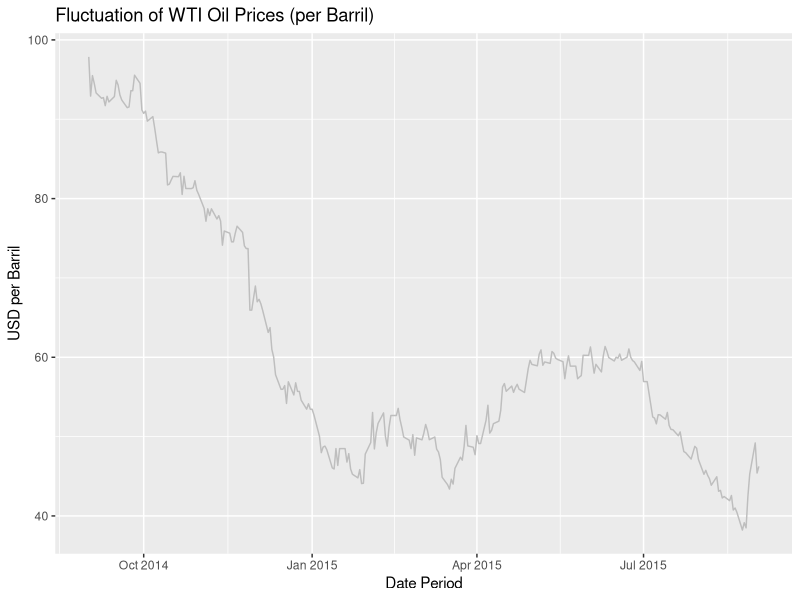
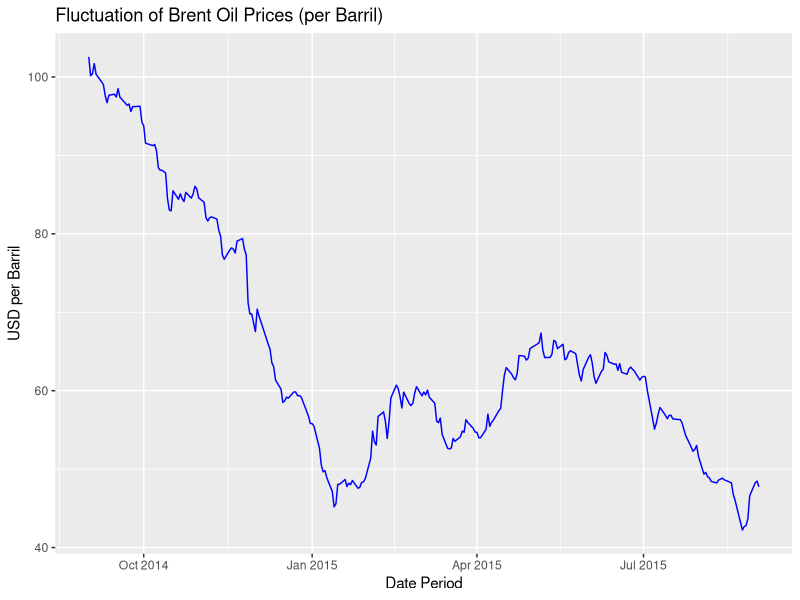
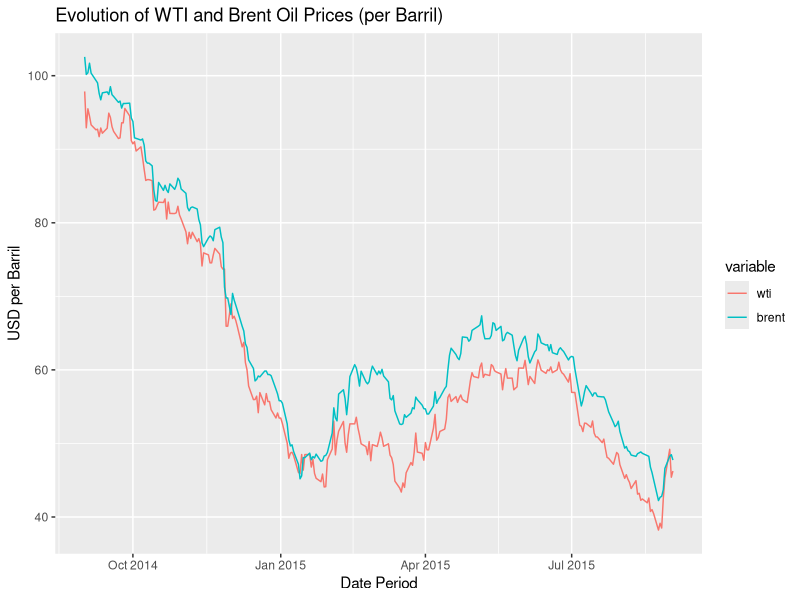
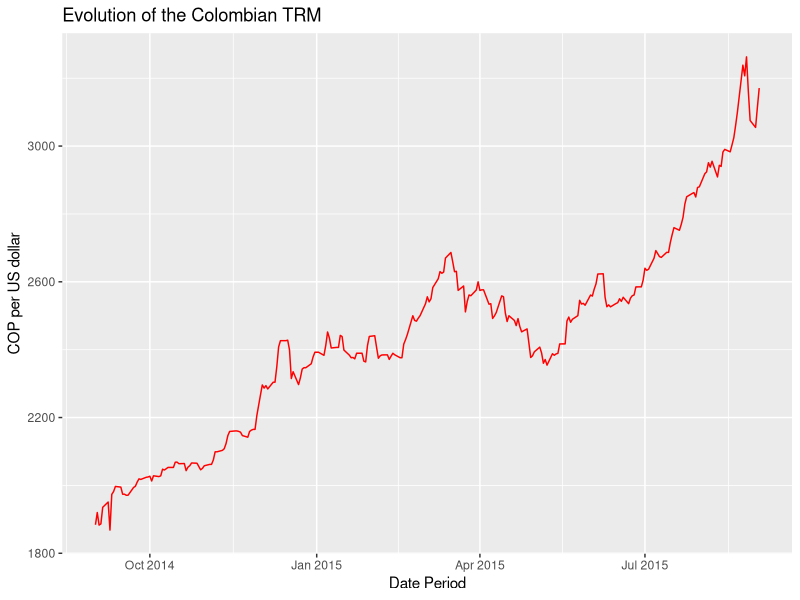
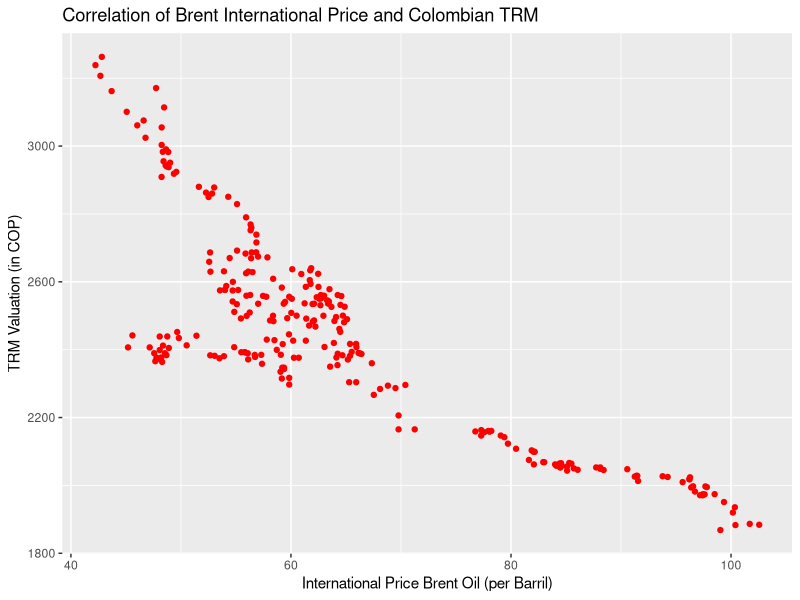

These charts were generated, in order, by the following R code:
## ---- chunk 1
library(ggplot2)
library(reshape2)
library(Hmisc)

#setwd("/home/user/project/main")
oilvscop = read.csv("oilvscop_wti_brent_numeric.csv")
oilvscop$date <- as.Date(oilvscop$date, origin = "1899-12-30")
## ---- chunk 2
summary(oilvscop)
tail(oilvscop, 20)
names(oilvscop)
## ---- chunk 3
ggplot(data=oilvscop, aes(x=date, y=wti, group=1)) + geom_line(color="gray") + labs(title="Fluctuation of WTI Oil Prices (per Barril)", x="Date Period", y="USD per Barril")
## ---- chunk 4
ggplot(data=oilvscop, aes(x=date, y=brent, group=1)) + geom_line(color="blue") + labs(title="Fluctuation of Brent Oil Prices (per Barril)", x="Date Period", y="USD per Barril")
## ---- chunk 5
oilvscop_2 = oilvscop
oilvscop_2$forex <- NULL
oilvscop_2 <- melt(oilvscop_2, id="date")

ggplot(data=oilvscop_2, aes(x=date, y=value, group=variable, colour=variable)) + geom_line() + labs(title="Evolution of WTI and Brent Oil Prices (per Barril)", x="Date Period", y="USD per Barril")
## ---- chunk 6
ggplot(data=oilvscop, aes(x=date, y=forex, group=1)) + geom_line(color="red") + labs(title="Evolution of the Colombian TRM", x="Date Period", y="COP per US dollar")
## ---- chunk 7
ggplot(data=oilvscop, aes(brent, forex)) + geom_point(color="red") + labs(title="Correlation of Brent International Price and Colombian TRM", x="International Price Brent Oil (per Barril)", y="TRM Valuation (in COP)")
## ---- chunk 8
varcorr = cor(oilvscop$brent, oilvscop$forex)
cat("Correlation result among Brent and COP: ", varcorr)
## ---- chunk 9
fit <- lm(oilvscop$brent ~ oilvscop$forex)
fit
summary(fit)
